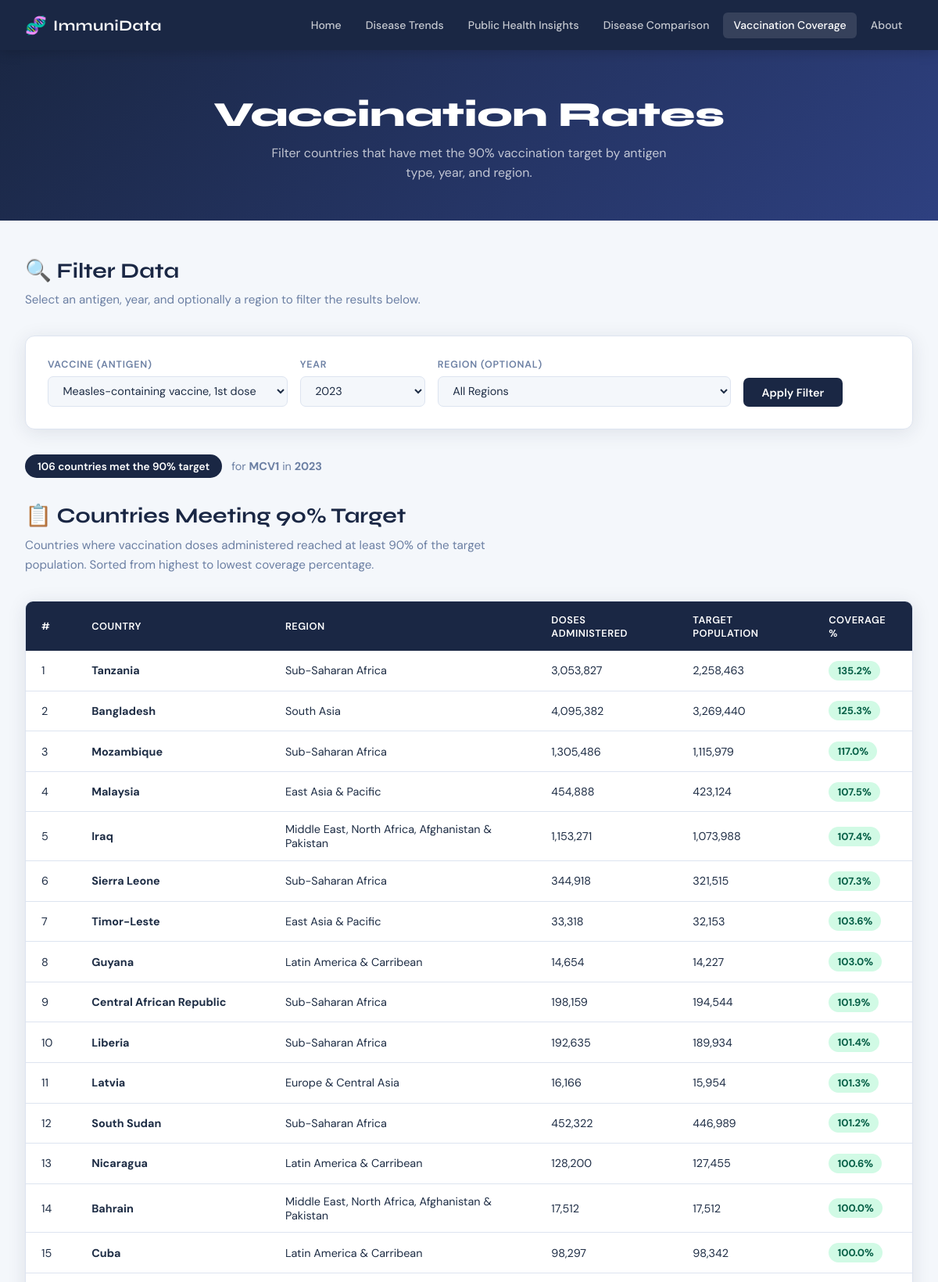
Page /vaccination-rates (upper part) on the committed database.
### tables this page shows
CREATE TABLE Antigen (
    AntigenID TEXT (6)  PRIMARY KEY
                        UNIQUE
                        NOT NULL,
    name      TEXT (40) NOT NULL
);

CREATE TABLE Country (
    CountryID TEXT (3)  PRIMARY KEY
                        UNIQUE
                        NOT NULL,
    name      TEXT (50) UNIQUE
                        NOT NULL,
    region    TEXT (3)  REFERENCES Region (RegionID),
    economy   INTEGER   REFERENCES Economy (economyID) 
);

CREATE TABLE Region (
    RegionID TEXT (3)  PRIMARY KEY
                       UNIQUE
                       NOT NULL,
    region   TEXT (50) NOT NULL
);

### app.py (the view)
@app.route('/vaccination-rates', methods=['GET'])
def vaccination_rates():
    conn = get_db()
    cur = conn.cursor()
    cur.execute("SELECT AntigenID, name FROM Antigen ORDER BY name")
    antigens = cur.fetchall()
    cur.execute("SELECT RegionID, region FROM Region ORDER BY region")
    regions = cur.fetchall()
    cur.execute("SELECT DISTINCT year FROM Vaccination ORDER BY year DESC")
    years = [row['year'] for row in cur.fetchall()]
    sel_ant = request.args.get('antigen', 'MCV1')
    sel_yr  = request.args.get('year', '2023')
    sel_reg = request.args.get('region', '')
    q1 = '''SELECT c.name AS country, r.region, a.name AS antigen, v.year,
        v.doses, v.target_num,
        ROUND(CAST(v.doses AS FLOAT)/v.target_num*100,1) AS pct
        FROM Vaccination v
        JOIN Country c ON v.country=c.CountryID
        JOIN Region r ON c.region=r.RegionID
        JOIN Antigen a ON v.antigen=a.AntigenID
        WHERE v.antigen=? AND v.year=? AND v.target_num>0
        AND v.doses!='' AND CAST(v.doses AS FLOAT)/v.target_num*100>=90'''
    p1 = [sel_ant, sel_yr]
    if sel_reg:
        q1 += ' AND r.RegionID=?'
        p1.append(sel_reg)
    q1 += ' ORDER BY pct DESC'
    cur.execute(q1, p1)
    countries_met = cur.fetchall()
    cur.execute('''SELECT r.region, COUNT(*) AS countries_met,
        ROUND(AVG(CAST(v.doses AS FLOAT)/v.target_num*100),1) AS avg_pct
        FROM Vaccination v
        JOIN Country c ON v.country=c.CountryID
        JOIN Region r ON c.region=r.RegionID
        JOIN Antigen a ON v.antigen=a.AntigenID
        WHERE v.antigen=? AND v.year=? AND v.target_num>0
        AND v.doses!='' AND CAST(v.doses AS FLOAT)/v.target_num*100>=90
        GROUP BY r.region ORDER BY countries_met DESC''', [sel_ant, sel_yr])
    region_summary = cur.fetchall()
    conn.close()
    return render_template('vaccination_rates.html',
        antigens=antigens, regions=regions, years=years,
        sel_antigen=sel_ant, sel_year=int(sel_yr), sel_region=sel_reg,
        countries_met=countries_met, region_summary=region_summary)

### app.py (called while the page is built)
def get_db():
    conn = sqlite3.connect(DB_PATH)
    conn.row_factory = sqlite3.Row
    return conn

### templates/vaccination_rates.html (shortened to what this page needs)
<!DOCTYPE html>
<html lang="en">
<head>
    <link rel="stylesheet" href="{{ url_for('static', filename='style.css') }}">
</head>
<body>
    <nav class="navbar">
        <div class="nav-inner">
            <div class="nav-logo">
                <span class="logo-icon">🧬</span>
                <span class="logo-text">ImmuniData</span>
            </div>
            <ul class="nav-links">
                <li><a href="/">Home</a></li>
                <li><a href="/above-average">Disease Trends</a></li>
                <li><a href="/mission">Public Health Insights</a></li>
                <li><a href="/infection-by-economy">Disease Comparison</a></li>
                <li><a href="/vaccination-rates" class="active">Vaccination Coverage</a></li>
                <li><a href="/mission">About</a></li>
            </ul>
        </div>
    </nav>
    <section class="page-header">
        <h1>Vaccination Rates</h1>
        <p>Filter countries that have met the 90% vaccination target by antigen type, year, and region.</p>
    </section>
    <div class="page-content">
        <section>
            <h2 class="section-heading">🔍 Filter Data</h2>
            <p class="section-sub-text">Select an antigen, year, and optionally a region to filter the results below.</p>
            <form class="filter-form" method="GET" action="/vaccination-rates">
                <div class="form-group">
                    <label for="antigen">Vaccine (Antigen)</label>
                    <select name="antigen" id="antigen">
                        {% for a in antigens %}
                        <option value="{{ a['AntigenID'] }}"
                            {% if a['AntigenID'] == sel_antigen %}selected{% endif %}>
                            {{ a['name'] }}
                        </option>
                        {% endfor %}
                    </select>
                </div>
                <div class="form-group">
                    <label for="year">Year</label>
                    <select name="year" id="year">
                        {% for y in years %}
                        <option value="{{ y }}"
                            {% if y == sel_year %}selected{% endif %}>
                            {{ y }}
                        </option>
                        {% endfor %}
                    </select>
                </div>
                <div class="form-group">
                    <label for="region">Region (Optional)</label>
                    <select name="region" id="region">
                        <option value="">All Regions</option>
                    </select>
                </div>
                <button type="submit" class="btn-filter">Apply Filter</button>
            </form>
        </section>
        <div class="results-summary">
            <span class="results-badge">
                {{ countries_met | length }} countries met the 90% target
            </span>
            <span class="results-context">
                for <strong>{{ sel_antigen }}</strong> in <strong>{{ sel_year }}</strong>
            </span>
        </div>
        <section>
            <h2 class="section-heading">📋 Countries Meeting 90% Target</h2>
            <p class="section-sub-text">
                Countries where vaccination doses administered reached at least 90% of the target population.
                Sorted from highest to lowest coverage percentage.
            </p>
            {% if countries_met %}
            <div class="table-wrap">
                <table>
                    <thead>
                        <tr>
                            <th>#</th>
                            <th>Country</th>
                            <th>Region</th>
                            <th>Doses Administered</th>
                            <th>Target Population</th>
                            <th>Coverage %</th>
                        </tr>
                    </thead>
                    <tbody>
                        {% for row in countries_met %}
                        <tr>
                            <td>{{ loop.index }}</td>
                            <td><strong>{{ row['country'] }}</strong></td>
                            <td>{{ row['region'] }}</td>
                            <td>{{ "{:,.0f}".format(row['doses']) }}</td>
                            <td>{{ "{:,.0f}".format(row['target_num']) }}</td>
                            <td>
                                <span class="pct-badge
                                    {% if row['pct'] >= 100 %}pct-green
                                    {% elif row['pct'] >= 95 %}pct-blue
                                    {% else %}pct-yellow{% endif %}">
                                    {{ row['pct'] }}%
                                </span>
                            </td>
                        </tr>
                        {% endfor %}
                    </tbody>
                </table>
            </div>
            {% else %}
            <div class="empty-state">
                <div class="empty-icon">🔎</div>
                <p>No countries met the 90% target for the selected filters.</p>
                <p class="empty-hint">Try selecting a different antigen, year, or remove the region filter.</p>
            </div>
            {% endif %}
        </section>
    </div>
</body>
</html>

### static/style.css (style rules this page uses)
:root { --navy: #1a2744; --navy-light: #243256; --navy-mid: #2e4080; --accent: #4a90d9; --accent-2: #5bb8f5; --white: #ffffff; --off-white: #f4f7fb; --text: #1e2d45; --text-muted: #6b7fa3; --border: #dde4f0; --card-shadow: 0 4px 24px rgba(26,39,68,0.10); }
* { margin: 0; padding: 0; box-sizing: border-box; }
body { font-family: 'DM Sans', sans-serif; background: var(--off-white); color: var(--text); min-height: 100vh; }
.navbar { background: var(--navy); position: sticky; top: 0; z-index: 100; box-shadow: 0 2px 16px rgba(0,0,0,0.18); }
.nav-inner { max-width: 1200px; margin: 0 auto; padding: 0 2rem; display: flex; align-items: center; justify-content: space-between; height: 64px; }
.nav-logo { display: flex; align-items: center; gap: 0.5rem; }
.logo-icon { font-size: 1.4rem; }
.logo-text { font-family: 'Syne', sans-serif; font-weight: 700; font-size: 1.2rem; color: var(--white); letter-spacing: 0.5px; }
.nav-links { list-style: none; display: flex; gap: 0.25rem; }
.nav-links a { color: rgba(255,255,255,0.75); text-decoration: none; font-size: 0.875rem; font-weight: 500; padding: 0.45rem 0.85rem; border-radius: 6px; transition: all 0.2s; }
.nav-links a:hover, .nav-links a.active { color: var(--white); background: rgba(255,255,255,0.12); }
.section-heading { font-family: 'Syne', sans-serif; font-size: 1.7rem; font-weight: 700; color: var(--navy); margin-bottom: 0.6rem; }
.section-sub-text { color: var(--text-muted); font-size: 0.95rem; line-height: 1.7; margin-bottom: 2rem; max-width: 640px; }
.table-wrap { overflow-x: auto; border-radius: 10px; border: 1px solid var(--border); box-shadow: var(--card-shadow); }
table { width: 100%; border-collapse: collapse; background: var(--white); font-size: 0.9rem; }
thead { background: var(--navy); color: var(--white); }
thead th { padding: 0.9rem 1.25rem; text-align: left; font-weight: 600; font-size: 0.8rem; letter-spacing: 0.5px; text-transform: uppercase; }
tbody tr { border-bottom: 1px solid var(--border); transition: background 0.15s; }
tbody td { padding: 0.8rem 1.25rem; color: var(--text); }
.filter-form { background: var(--white); border: 1px solid var(--border); border-radius: 12px; padding: 1.75rem; margin-bottom: 2rem; box-shadow: var(--card-shadow); display: flex; flex-wrap: wrap; gap: 1rem; align-items: flex-end; }
.form-group { display: flex; flex-direction: column; gap: 0.4rem; min-width: 160px; }
.form-group label { font-size: 0.78rem; font-weight: 600; text-transform: uppercase; letter-spacing: 0.8px; color: var(--text-muted); }
.form-group select, .form-group input { border: 1.5px solid var(--border); border-radius: 7px; padding: 0.55rem 0.9rem; font-size: 0.9rem; font-family: 'DM Sans', sans-serif; color: var(--text); background: var(--off-white); transition: border-color 0.2s; outline: none; }
.btn-filter { background: var(--navy); color: var(--white); border: none; border-radius: 7px; padding: 0.6rem 1.5rem; font-size: 0.9rem; font-weight: 600; cursor: pointer; font-family: 'DM Sans', sans-serif; transition: all 0.2s; }
.page-header { background: linear-gradient(135deg, var(--navy) 0%, var(--navy-mid) 100%); color: var(--white); padding: 3.5rem 2rem 3rem; text-align: center; }
.page-header h1 { font-family: 'Syne', sans-serif; font-size: clamp(1.8rem, 4vw, 2.8rem); font-weight: 800; margin-bottom: 0.6rem; }
.page-header p { color: rgba(255,255,255,0.72); font-size: 1rem; max-width: 540px; margin: 0 auto; line-height: 1.6; }
.page-content { max-width: 1200px; margin: 0 auto; padding: 3rem 2rem; }
.results-summary { display: flex; align-items: center; gap: 0.75rem; margin-bottom: 2rem; flex-wrap: wrap; }
.results-badge { background: var(--navy); color: var(--white); padding: 0.4rem 1rem; border-radius: 999px; font-size: 0.85rem; font-weight: 600; }
.results-context { font-size: 0.9rem; color: var(--text-muted); }
.pct-badge { display: inline-block; padding: 0.25rem 0.7rem; border-radius: 999px; font-size: 0.82rem; font-weight: 700; }
.pct-green { background: #d1fae5; color: #065f46; }

### rows in the picture
Antigen: AntigenID "MCV1"
Country: country "Tanzania", region "Sub-Saharan Africa", doses "3,053,827", target_num "2,258,463", pct "135.2"
Country: country "Bangladesh", region "South Asia", doses "4,095,382", target_num "3,269,440", pct "125.3"
Country: country "Mozambique", region "Sub-Saharan Africa", doses "1,305,486", target_num "1,115,979", pct "117.0"
Country: country "Malaysia", region "East Asia & Pacific", doses "454,888", target_num "423,124", pct "107.5"
Country: country "Iraq", region "Middle East, North Africa, Afghanistan & Pakistan", doses "1,153,271", target_num "1,073,988", pct "107.4"
Country: country "Sierra Leone", region "Sub-Saharan Africa", doses "344,918", target_num "321,515", pct "107.3"
Country: country "Timor-Leste", region "East Asia & Pacific", doses "33,318", target_num "32,153", pct "103.6"
Country: country "Guyana", region "Latin America & Carribean", doses "14,654", target_num "14,227", pct "103.0"
Country: country "Central African Republic", region "Sub-Saharan Africa", doses "198,159", target_num "194,544", pct "101.9"
Country: country "Liberia", region "Sub-Saharan Africa", doses "192,635", target_num "189,934", pct "101.4"
Country: country "Latvia", region "Europe & Central Asia", doses "16,166", target_num "15,954", pct "101.3"
Country: country "South Sudan", region "Sub-Saharan Africa", doses "452,322", target_num "446,989", pct "101.2"
Country: country "Nicaragua", region "Latin America & Carribean", doses "128,200", target_num "127,455", pct "100.6"
Country: country "Bahrain", region "Middle East, North Africa, Afghanistan & Pakistan", doses "17,512", target_num "17,512", pct "100.0"
Country: country "Cuba", region "Latin America & Carribean", doses "98,297", target_num "98,342", pct "100.0"

### other values in the picture
{{ countries_met | length }} "106"
{{ sel_year }} "2023"
form field antigen "Measles-containing vaccine, 1st dose"
form field year "2023"
